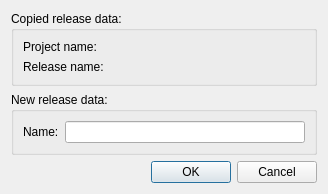
<?xml version="1.0" encoding="UTF-8"?>
<ui version="4.0">
 <class>ReleaseCopyDialog</class>
 <widget class="QDialog" name="ReleaseCopyDialog">
  <property name="geometry">
   <rect>
    <x>0</x>
    <y>0</y>
    <width>328</width>
    <height>163</height>
   </rect>
  </property>
  <property name="sizePolicy">
   <sizepolicy hsizetype="Preferred" vsizetype="Fixed">
    <horstretch>0</horstretch>
    <verstretch>0</verstretch>
   </sizepolicy>
  </property>
  <property name="windowTitle">
   <string>Copy release</string>
  </property>
  <layout class="QVBoxLayout" name="verticalLayout">
   <item>
    <widget class="QGroupBox" name="groupBox">
     <property name="title">
      <string>Copied release data:</string>
     </property>
     <layout class="QGridLayout" name="gridLayout_2">
      <item row="0" column="0">
       <widget class="QLabel" name="projectLabel">
        <property name="text">
         <string>Project name:</string>
        </property>
       </widget>
      </item>
      <item row="0" column="1">
       <widget class="QLabel" name="projectName">
        <property name="text">
         <string/>
        </property>
       </widget>
      </item>
      <item row="1" column="0">
       <widget class="QLabel" name="releaseLabel">
        <property name="text">
         <string>Release name:</string>
        </property>
       </widget>
      </item>
      <item row="1" column="1">
       <widget class="QLabel" name="releaseName">
        <property name="text">
         <string/>
        </property>
       </widget>
      </item>
     </layout>
    </widget>
   </item>
   <item>
    <widget class="QGroupBox" name="groupBox_2">
     <property name="title">
      <string>New release data:</string>
     </property>
     <layout class="QHBoxLayout" name="horizontalLayout">
      <item>
       <widget class="QLabel" name="newReleaseLabel">
        <property name="text">
         <string>Name:</string>
        </property>
       </widget>
      </item>
      <item>
       <widget class="QLineEdit" name="newReleaseName"/>
      </item>
     </layout>
    </widget>
   </item>
   <item>
    <widget class="QDialogButtonBox" name="buttonBox">
     <property name="orientation">
      <enum>Qt::Horizontal</enum>
     </property>
     <property name="standardButtons">
      <set>QDialogButtonBox::Cancel|QDialogButtonBox::Ok</set>
     </property>
    </widget>
   </item>
  </layout>
 </widget>
 <resources/>
 <connections>
  <connection>
   <sender>buttonBox</sender>
   <signal>accepted()</signal>
   <receiver>ReleaseCopyDialog</receiver>
   <slot>accept()</slot>
   <hints>
    <hint type="sourcelabel">
     <x>248</x>
     <y>254</y>
    </hint>
    <hint type="destinationlabel">
     <x>157</x>
     <y>274</y>
    </hint>
   </hints>
  </connection>
  <connection>
   <sender>buttonBox</sender>
   <signal>rejected()</signal>
   <receiver>ReleaseCopyDialog</receiver>
   <slot>reject()</slot>
   <hints>
    <hint type="sourcelabel">
     <x>316</x>
     <y>260</y>
    </hint>
    <hint type="destinationlabel">
     <x>286</x>
     <y>274</y>
    </hint>
   </hints>
  </connection>
 </connections>
</ui>
